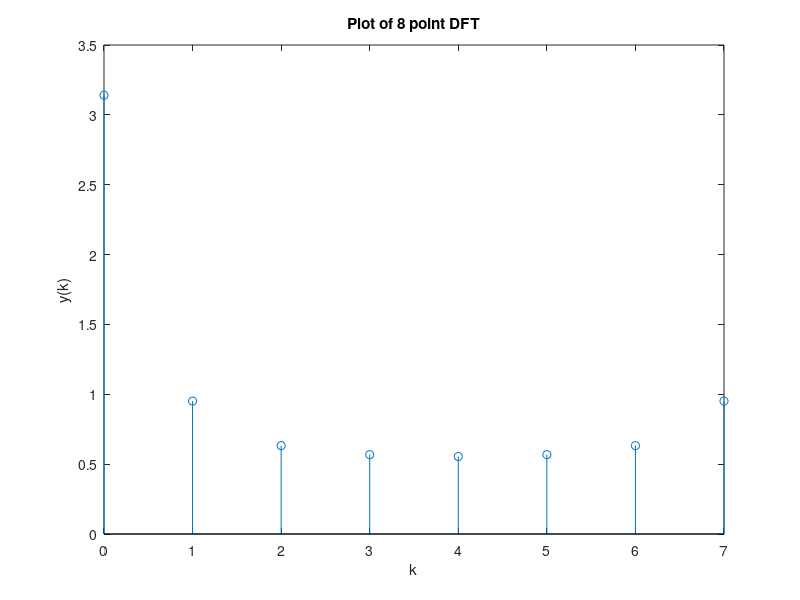
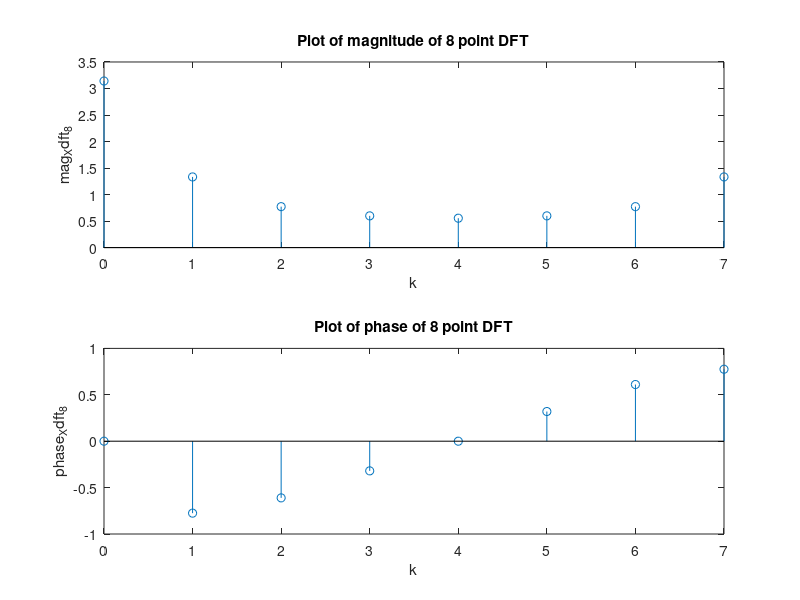
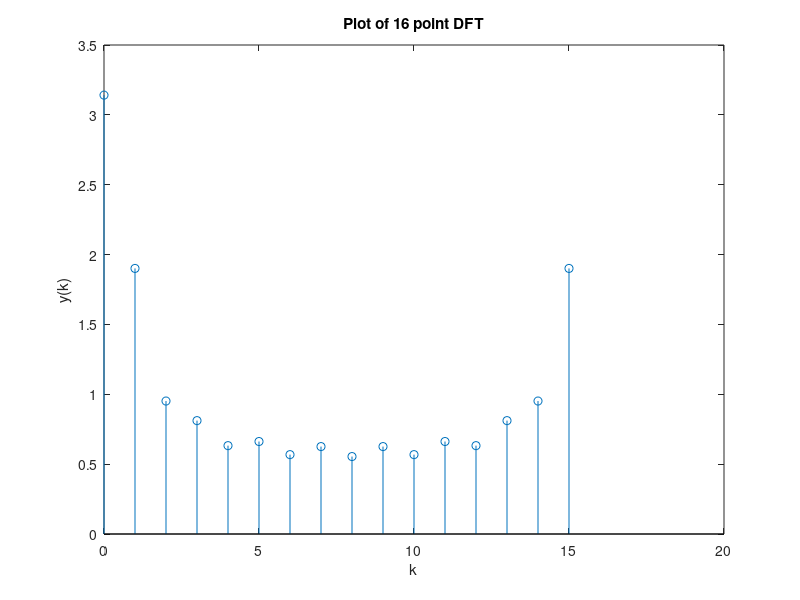
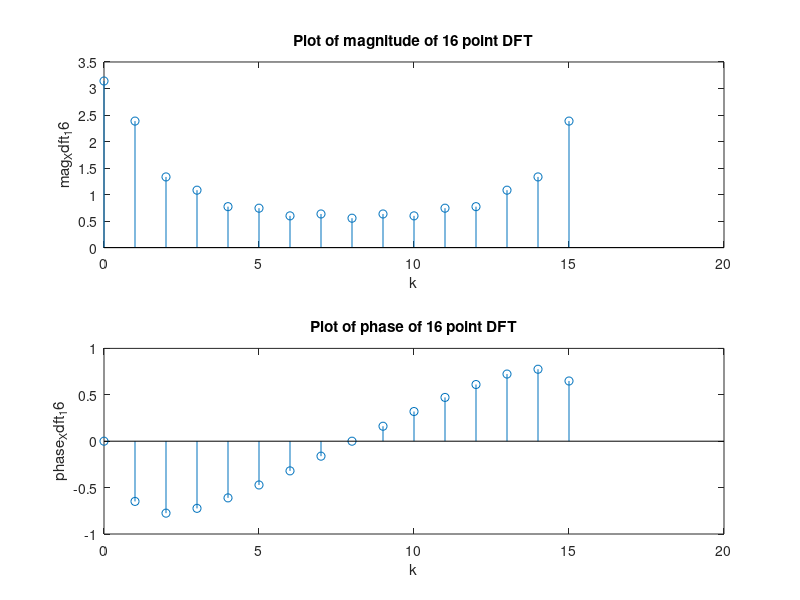

These figures' MATLAB source, in order:
%% Expriment No: 6

%{
     Name: Smit Shah
     PRN: 17070123090
     Batch: EB-2

     Date: 16-09-19
%}

clc
clear all
close all

%% B. Compute 8-point DFT of x(n), 0<n<7 using DFT function. Plot the magnitude and phase.

N = 8;
n = 0:(N-1);
x = (0.7).^n;
k1 = 0:(N-1);

Xdft_8=fft(x,N)
mag_Xdft_8=abs(Xdft_8)
phase_Xdft_8=angle(Xdft_8)
 for k = 1:N
     y(k)=0;
     for n=1:N
         y(k)=y(k)+(((0.7).^(n-1)).*exp((-i*2*pi*(k-1)*(n-1)/N)));
     end
 end
 figure
 stem(k1,y)
 title('Plot of 8 point DFT')
 xlabel('k')
 ylabel('y(k)')
 figure
 subplot(2,1,1)
 stem(k1,abs(y))
 title('Plot of magnitude of 8 point DFT')
 xlabel('k')
 ylabel('mag_Xdft_8')
 subplot(2,1,2)
 stem(k1,angle(y))
 title('Plot of phase of 8 point DFT')
 xlabel('k')
 ylabel('phase_Xdft_8')
 
 %% C. Compute 16-point DFT of x(n), 0<n<15 using DFT function. Plot the magnitude and phase.

N = 16;
n = 0:(N-1);
x1 = [x zeros(1,8)];
k2 = 0:(N-1);

Xdft_16=fft(x1,N)
mag_Xdft_16=abs(Xdft_16)
phase_Xdft_16=angle(Xdft_16)
 for k = 1:N
     y1(k)=0;
     for n=1:N
         y1(k)=y1(k)+(x1(n).*exp((-i*2*pi*(k-1)*(n-1)/N)));
     end
 end
 figure
 stem(k2,y1)
 title('Plot of 16 point DFT')
 xlabel('k')
 ylabel('y(k)')
 figure
 subplot(2,1,1)
 stem(k2,abs(y1))
 title('Plot of magnitude of 16 point DFT')
 xlabel('k')
 ylabel('mag_Xdft_16')
 subplot(2,1,2)
 stem(k2,angle(y1))
 title('Plot of phase of 16 point DFT')
 xlabel('k')
 ylabel('phase_Xdft_16')
 
 %% D. Compute 126-point DFT of x(n), 0<n<125 using DFT function. Plot the magnitude and phase.

N = 128;
n = 0:(N-1);
x2 = [x zeros(1,120)];
k3 = 0:(N-1);

Xdft_128=fft(x,N)
mag_Xdft_128=abs(Xdft_128)
phase_Xdft_128=angle(Xdft_128)
 for k = 1:N
     y2(k)=0;
     for n=1:N
         y2(k)=y2(k)+(x2(n).*exp((-i*2*pi*(k-1)*(n-1)/N)));
     end
 end
 figure
 plot(k3,y2)
 title('Plot of 128 point DFT')
 xlabel('k')
 ylabel('y(k)')
 figure
 subplot(2,1,1)
 plot(k3,abs(y2))
 title('Plot of magnitude of 128 point DFT')
 xlabel('k')
 ylabel('mag_Xdft_128')
 subplot(2,1,2)
 plot(k3,angle(y2))
 title('Plot of phase of 128 point DFT')
 xlabel('k')
 ylabel('phase_Xdft_128')
 
 %% Conclusion
 
 %{
    In this experiment we have ploted magnitude and phase of x(n) for
    8-point, 16-point and 126-point DFT. We have used stem function for 8-point and
    16-point but plot function for 128-point DFT as the number of samples
    are more.
 %}
 